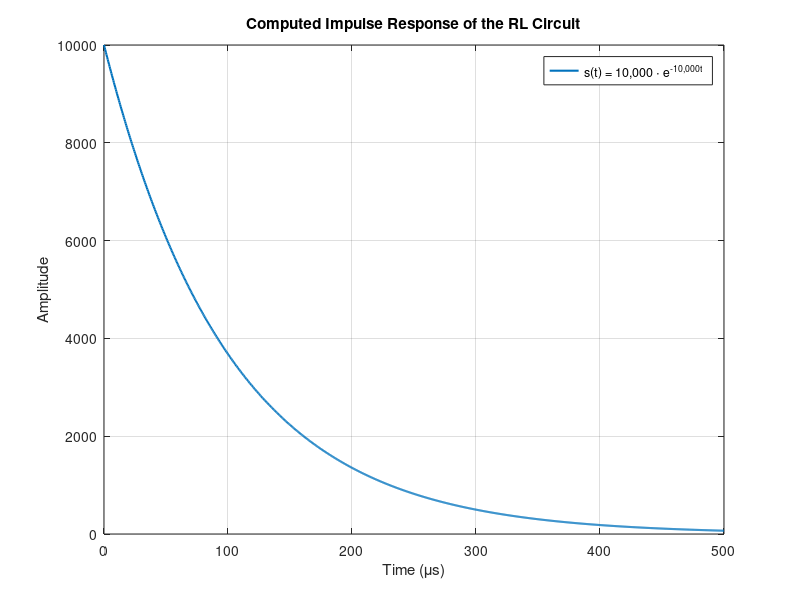

MATLAB code for this plot:
clear;clc;
% Parameters
R = 100;           % Resistance in ohms
L = 10e-3;         % Inductance in henries
t = linspace(0, 5e-4, 1000); % Time vector from 0 to 0.5 ms

% Impulse response
h = (R/L) * exp(-R/L * t);

% Plot
figure;
plot(t * 1e6, h, 'LineWidth', 1.5); % Convert time to microseconds for the plot
grid on;
xlabel('Time (\mus)');
ylabel('Amplitude');
title('Computed Impulse Response of the RL Circuit');
legend('s(t) = 10,000 \cdot e^{-10,000t}');
